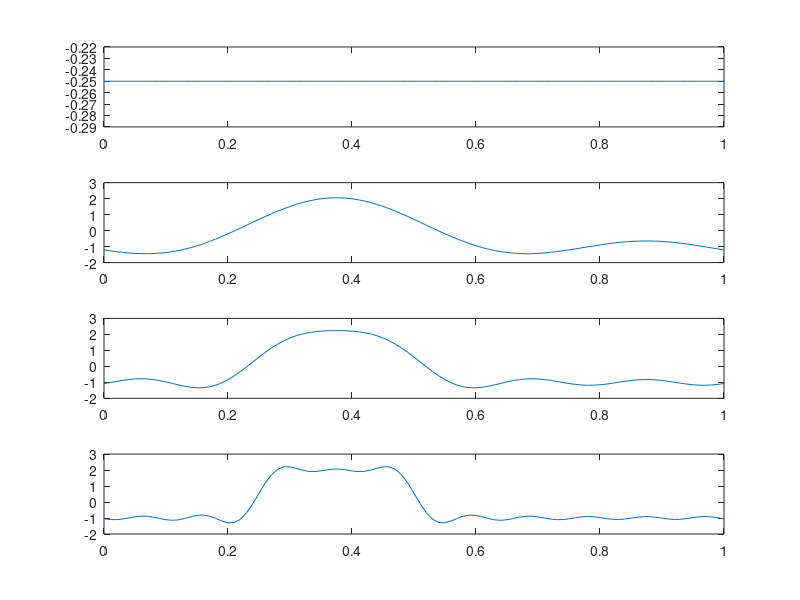

Reproduce this figure in MATLAB.
%% Fourier coefficients
k=-10;
a_10 = (1/(1j*2*pi*k))*(-3*(-1)^(k)+3*(-1j)^k);
k= -9;
a_9 = (1/(1j*2*pi*k))*(-3*(-1)^(k)+3*(-1j)^k);
k = -8;
a_8 = (1/(1j*2*pi*k))*(-3*(-1)^(k)+3*(-1j)^k);
k = -7;
a_7 = (1/(1j*2*pi*k))*(-3*(-1)^(k)+3*(-1j)^k);
k = -6;
a_6 = (1/(1j*2*pi*k))*(-3*(-1)^(k)+3*(-1j)^k);
k = -5;
a_5 = (1/(1j*2*pi*k))*(-3*(-1)^(k)+3*(-1j)^k);
k = -4;
a_4 = (1/(1j*2*pi*k))*(-3*(-1)^(k)+3*(-1j)^k);
k = -3;
a_3 = (1/(1j*2*pi*k))*(-3*(-1)^(k)+3*(-1j)^k);
k = -2;
a_2 = (1/(1j*2*pi*k))*(-3*(-1)^(k)+3*(-1j)^k);
k = -1;
a_1 = (1/(1j*2*pi*k))*(-3*(-1)^(k)+3*(-1j)^k);
k = 0;
a0 = -1/4;
k = k + 1;
a1 = (1/(1j*2*pi*k))*(-3*(-1)^(k)+3*(-1j)^k);
k = k + 1;
a2 = (1/(1j*2*pi*k))*(-3*(-1)^(k)+3*(-1j)^k);
k = k + 1;
a3 = (1/(1j*2*pi*k))*(-3*(-1)^(k)+3*(-1j)^k);
k = k + 1;
a4 = (1/(1j*2*pi*k))*(-3*(-1)^(k)+3*(-1j)^k);
k = k + 1;
a5 = (1/(1j*2*pi*k))*(-3*(-1)^(k)+3*(-1j)^k);
k = k + 1;
a6 = (1/(1j*2*pi*k))*(-3*(-1)^(k)+3*(-1j)^k);
k = k + 1;
a7 = (1/(1j*2*pi*k))*(-3*(-1)^(k)+3*(-1j)^k);
k = k + 1;
a8 = (1/(1j*2*pi*k))*(-3*(-1)^(k)+3*(-1j)^k);
k = k + 1;
a9 = (1/(1j*2*pi*k))*(-3*(-1)^(k)+3*(-1j)^k);
k = k + 1;
a10 = (1/(1j*2*pi*k))*(-3*(-1)^(k)+3*(-1j)^k);

%% Function variables
t = linspace(0,1,101);
y0 = a0*exp(1j*2*pi*t*0);
y4 = a_2*exp(1j*2*pi*t*-2) + a_1*exp(1j*2*pi*t*-1) + a0*exp(1j*2*pi*t*0) +a1*exp(1j*2*pi*t*1) +a2*exp(1j*2*pi*2*t);
y10 = a_5*exp(1j*2*pi*t*-5) +a_4*exp(1j*2*pi*t*-4) +a_3*exp(1j*2*pi*t*-3) +a_2*exp(1j*2*pi*t*-2) + a_1*exp(1j*2*pi*t*-1) + a0*exp(1j*2*pi*t*0) +a1*exp(1j*2*pi*t*1) +a2*exp(1j*2*pi*2*t)+a3*exp(1j*2*pi*3*t)+a4*exp(1j*2*pi*4*t)+a5*exp(1j*2*pi*5*t);
y20 = a_10*exp(1j*2*pi*t*-10) +a_9*exp(1j*2*pi*t*-9) +a_8*exp(1j*2*pi*t*-8) +a_7*exp(1j*2*pi*t*-7) + a_6*exp(1j*2*pi*t*-6) + a_5*exp(1j*2*pi*t*-5) +a_4*exp(1j*2*pi*t*-4) +a_3*exp(1j*2*pi*t*-3) +a_2*exp(1j*2*pi*t*-2) + a_1*exp(1j*2*pi*t*-1) + a0*exp(1j*2*pi*t*0) +a1*exp(1j*2*pi*t*1) +a2*exp(1j*2*pi*2*t)+a3*exp(1j*2*pi*3*t)+a4*exp(1j*2*pi*4*t)+a5*exp(1j*2*pi*5*t)+a6*exp(1j*2*pi*6*t)+a7*exp(1j*2*pi*7*t)+a8*exp(1j*2*pi*8*t)+a9*exp(1j*2*pi*9*t)+a10*exp(1j*2*pi*10*t);

subplot(411),plot(t,y0)
subplot(412),plot(t,y4)
subplot(413),plot(t,y10)
subplot(414),plot(t,y20)